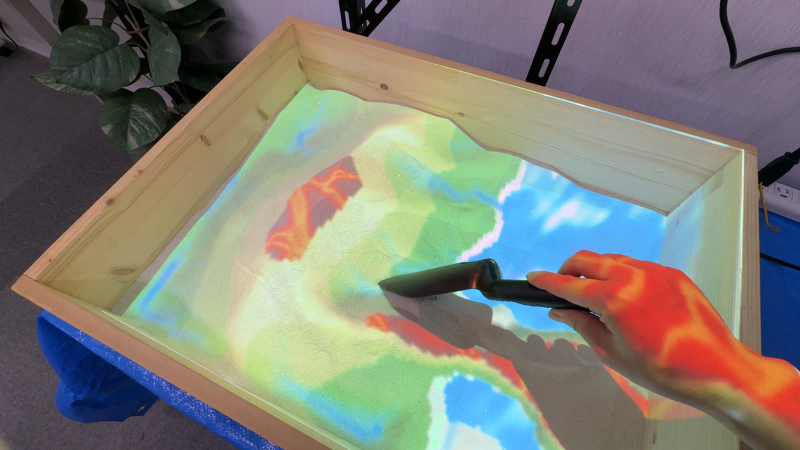
#> input picture assets/dem-lava.jpg, 1600 x 900 px (shown at 1/2 size)
$ python -i overlays.py   (imports and definitions only)   (older library calls are emulated)
#> lines starting #> are read from the running program, lines starting #| are printed output that depends on the picture; after the words box and inside, x2 and y2 are one past the last pixel; in counts of white or black regions, pixels touching at a corner belong together
"""彩色以外の表示モードと、重ね描きする要素。

DEM（標高による色分け）、エッジ抽出、等高線。
いずれも numpy と OpenCV だけで完結するため、GPU の無い環境でも検証できる。
"""

import cv2
import numpy as np

from .. import config

#: 最低標高に割り当てる色相。OpenCV の HSV は色相を 0-255 で表すため、
#: 240 度（青）を 255 段階に換算している。
_MIN_ELEVATION_HUE = 240 / 360 * 255

#: エッジとして抽出する色相の帯。平地と斜面の境目付近にあたる。
_EDGE_HUE_RANGE = ((35, 10, 10), (40, 255, 255))

#: Sobel フィルタ（ksize=3）の出力に掛かっている倍率。真の勾配へ戻すのに使う。
_SOBEL_GAIN = 8.0


# [372 lines left out: functions dem_color, _wave_surface, _water_shading, _water_color, _land_color, _lava_color and 3 more, not called in this run]


def edge_lines(coloring_image):
    """彩色画像から、傾斜が変化する帯だけを抜き出す（エッジ表示）。

    Args:
        coloring_image: :func:`colorize_by_slope` の出力と同じ RGB 画像。

    Returns:
        RGB 画像 (H, W, 3) uint8。白い部分がエッジ。
    """
    hsv = cv2.cvtColor(coloring_image, cv2.COLOR_RGB2HSV_FULL)
#> hsv: shape (900, 1600, 3); mean H, S, V 95.6, 81.3, 150.9
    edges = cv2.inRange(hsv, *_EDGE_HUE_RANGE)
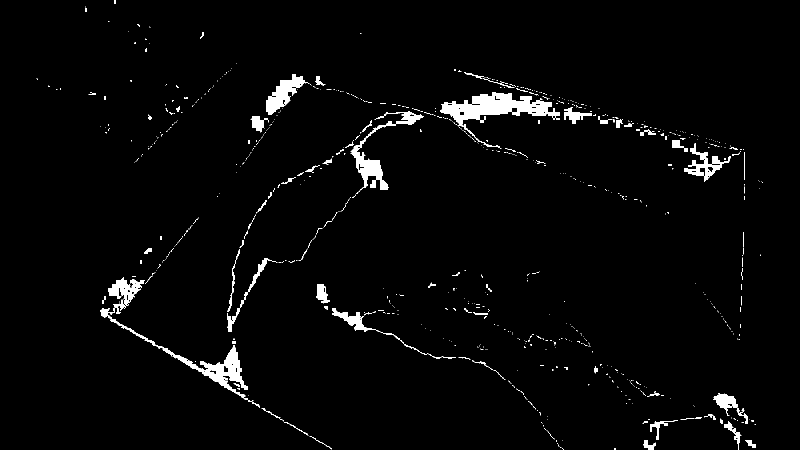
#> edges: shape (900, 1600) (shown at 1/2 size); 2.6% white; 781 white regions (688 under 20 px), largest, box (x1, y1, x2, y2) and area: (880, 184, 1120, 295) 7531, (200, 555, 496, 800) 6870, (701, 222, 848, 388) 3818
    return cv2.cvtColor(edges, cv2.COLOR_GRAY2RGB)


# [55 lines left out: functions draw_rivers, contour_interval, not called in this run]


class ContourBands:
    """高さを等高線の帯へ落とす。前のフレームの帯を覚えてちらつきを抑える。

    等高線は帯の境目なので、緩い斜面では深度のわずかな揺れで線が 1 画素ぶん
    左右に動く。実測では、**砂を動かしていないのに 1 フレームごとに線の画素の
    100% 以上が入れ替わっていた**（センサの揺れ σ=3mm のとき）。境目を少し
    越えるまで前の帯を保つと、入れ替わりは 3% まで下がる。

    砂を実際に動かせば、境目を越えた時点で線も動く。遅れるのは
    :data:`config.CONTOUR_HYSTERESIS_MM` のぶん（既定 0.5mm）だけ。
    """

    # [84 lines left out: functions __init__, reset, of, draw, draw_contours, not called in this run]

>>> import cv2
>>> picture = cv2.cvtColor(cv2.imread('../../../assets/dem-lava.jpg'), cv2.COLOR_BGR2RGB)
>>> result = edge_lines(picture)

$ run again, on assets/dem-shaping.jpg
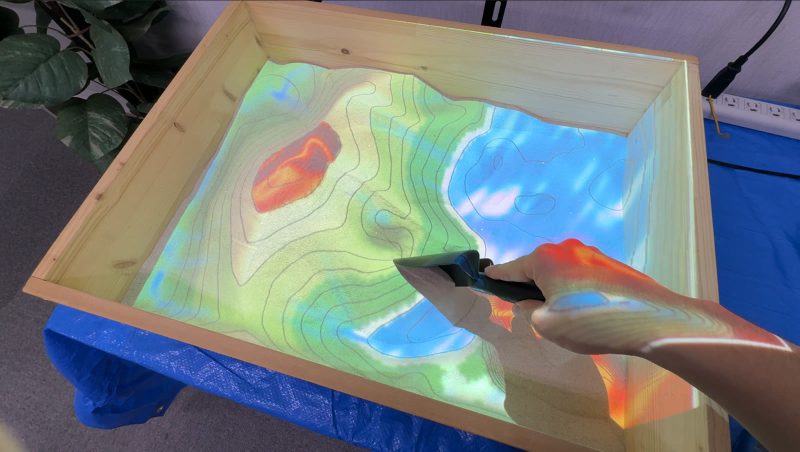
#> input picture assets/dem-shaping.jpg, 1600 x 903 px (shown at 1/2 size)
#> hsv: shape (903, 1600, 3); mean H, S, V 96.4, 89.8, 151.5
#> in edge_lines, `edges = cv2.inRange(hsv, *_EDGE_HUE_RANGE)`:
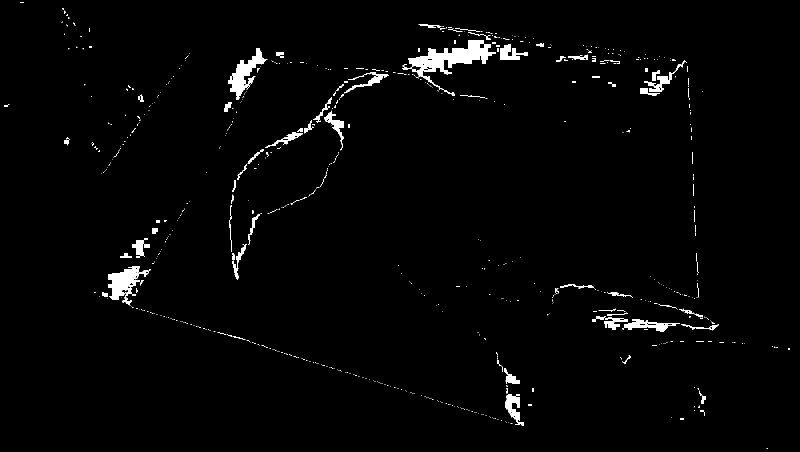
#> edges: shape (903, 1600) (shown at 1/2 size); 1.8% white; 721 white regions (630 under 20 px), largest, box (x1, y1, x2, y2) and area: (816, 80, 992, 180) 5438, (456, 96, 535, 200) 2649, (216, 533, 302, 600) 2605

$ run again, on assets/dem-terrain.jpg
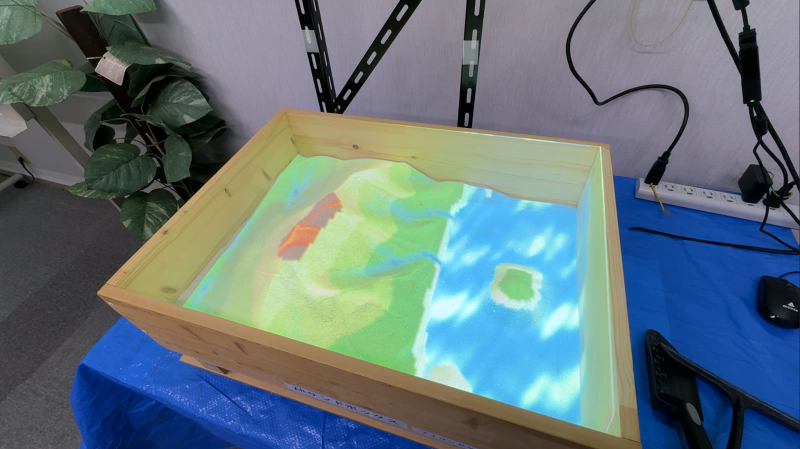
#> input picture assets/dem-terrain.jpg, 1600 x 898 px (shown at 1/2 size)
#> hsv: shape (898, 1600, 3); mean H, S, V 122.1, 92.6, 141.2
#> in edge_lines, `edges = cv2.inRange(hsv, *_EDGE_HUE_RANGE)`:
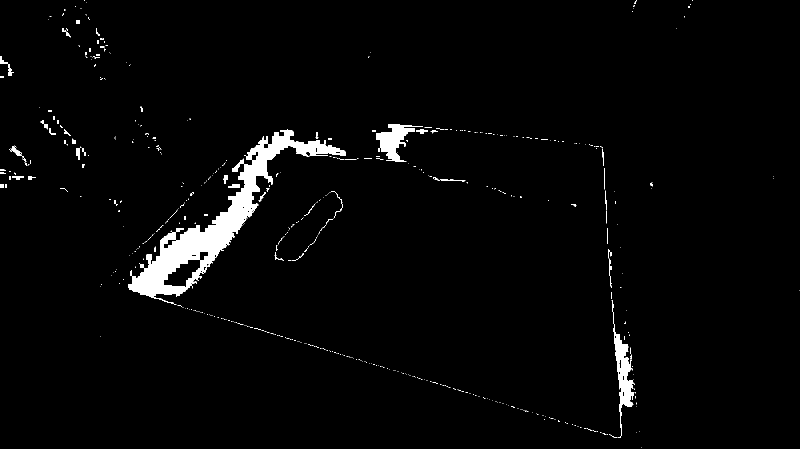
#> edges: shape (898, 1600) (shown at 1/2 size); 2.5% white; 533 white regions (471 under 20 px), largest, box (x1, y1, x2, y2) and area: (256, 259, 691, 608) 25306, (1223, 600, 1267, 876) 3193, (752, 248, 846, 324) 2893

$ run again, on assets/dem-volcano.jpg
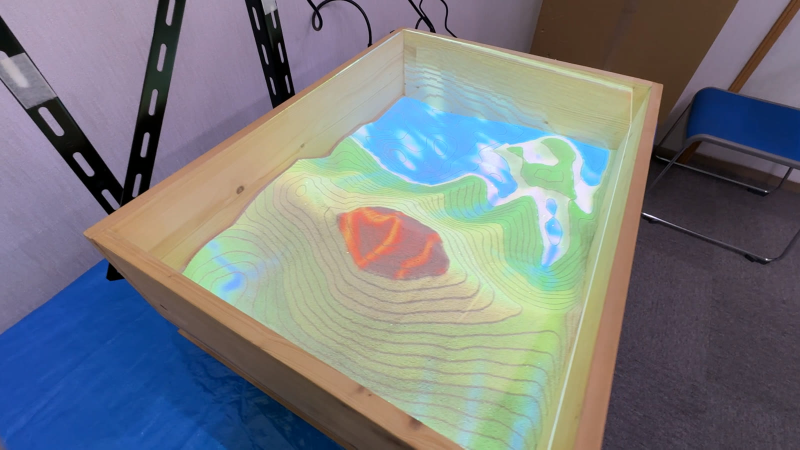
#> input picture assets/dem-volcano.jpg, 1600 x 899 px (shown at 1/2 size)
#> hsv: shape (899, 1600, 3); mean H, S, V 117.6, 81.5, 148.3
#> in edge_lines, `edges = cv2.inRange(hsv, *_EDGE_HUE_RANGE)`:
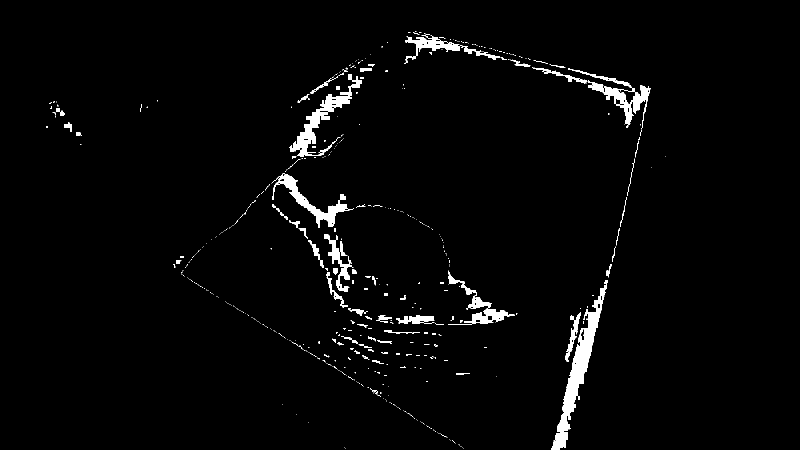
#> edges: shape (899, 1600) (shown at 1/2 size); 2.4% white; 516 white regions (437 under 20 px), largest, box (x1, y1, x2, y2) and area: (1103, 560, 1216, 899) 7470, (579, 149, 723, 313) 4412, (1136, 136, 1301, 259) 3557
